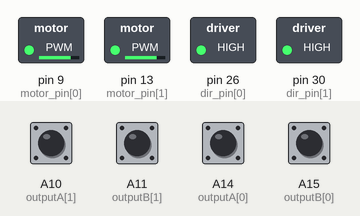
Bench run of a sketch on a simulated Arduino Mega 2560, built with avr-gcc and run on an emulated ATmega2560. Shown: switched loads named in the sketch (green lamp = pin HIGH). The test bench sets the inputs (shaded band); at power-on: A10 (outputA[1]), A11 (outputB[1]), A14 (outputA[0]), A15 (outputB[0]) HIGH. What the sketch prints to the serial monitor is not drawn.

Above: at 0.1 s.
Timing chart, 0 to 1.6 s (numbered marks = the images above):
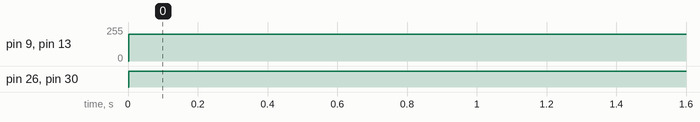

Measured:
- by itself, pin 9 (motor_pin[0]), pin 13 (motor_pin[1]): 0/255 → 200/255 at 0.00 s
- by itself, pin 26 (dir_pin[0]), pin 30 (dir_pin[1]): LOW → HIGH at 0.00 s

The sketch:

LeadScrew.ino
```cpp
#include "PinChangeInterrupt.h"

#define max_speed 200

int outputA[2] = {A14, A10};
int outputB[2] = {A15, A11};

volatile int lastEncoded[2] = {0, 0}, sum[2] = {0, 0}, encoded[2] = {0, 0}, MSB[2] = {0, 0}, LSB[2] = {0, 0};
float encoderValue[2] = {0, 0};
float PID[2] = {0, 0};
float error[2] = {0, 0};
float P[2] = {0, 0};
float I[2] = {0, 0};
float D[2] = {0, 0};
float last_error[2] = {0, 0};

int set_position[2] = {6600, 6600};

float Kp[2] = {1, 1}, Kd[2] = {0, 0}, Ki[2] = {0, 0};


uint8_t motor_pin[2] = {9, 13};
uint8_t dir_pin[2] = {26, 30};

long last_ms = 0, PID_dt = 5000;
boolean flag = 0;

void setup() {
  for (int i = 0; i < 2; i++) {
    pinMode (outputA[i], INPUT_PULLUP);
    pinMode (outputB[i], INPUT_PULLUP);
  }
  attachPCINT(digitalPinToPCINT(outputA[0]), encode_0_0, CHANGE);
  attachPCINT(digitalPinToPCINT(outputB[0]), encode_0_0, CHANGE);
  attachPCINT(digitalPinToPCINT(outputA[1]), encode_0_1, CHANGE);
  attachPCINT(digitalPinToPCINT(outputB[1]), encode_0_1, CHANGE);

  Serial.begin (115200);
  init_motors();
}

void loop() {
  set_position[0] = 6600;
  set_position[1] = 6600;
  last_ms = millis();
  Serial.println("DOWN");
  while (1)
  {
    print_position();
    cal_error();
    if (abs(error[0]) < 100)
    {
      break;
    }
    cal_PID();
    float w[2] = {PID[0] - PID[1], PID[0] + PID[1]};

    print_position();
    motors(w);
  }
  Serial.println("UP");
  set_position[0] = 0;
  set_position[1] = 0;
  last_ms = millis();
  while (1)
  {
    //print_position();
    cal_error();
    if (abs(error[0]) < 100)
    {
      break;
    }
    cal_PID();
    float w[2] = {PID[0] - PID[1], PID[0] + PID[1]};
    print_position();
    motors(w);
  }

}

void init_motors() { /*Intializes Motor Pins to OUTPUT*/
  for (int i = 0; i < 2; i++) { //Only for 1 Motor (i = 0)
    pinMode(motor_pin[i], OUTPUT);
    pinMode(dir_pin[i], OUTPUT);
  }
}

void print_position()
{
  for (int i  = 0 ; i < 2; i++)
  {
    Serial.print(error[i]);
    Serial.print(" ");
  }
  Serial.println(" ");
}

void set_motor(uint8_t index, int motor_speed) {
  //if (index % 2 == 0)
  //motor_speed = -1 * motor_speed;
  if (abs(motor_speed) < 5)
    motor_speed = 0;
  if (motor_speed >= 0) {
    //Clockwise direction
    digitalWrite(dir_pin[index], HIGH);
    analogWrite(motor_pin[index], motor_speed);
  }
  else if (motor_speed < 0) {
    //Anti Clockwise direction
    digitalWrite(dir_pin[index], LOW);
    analogWrite(motor_pin[index], -1 * motor_speed);
  }
}

void motors(float motor_speed[2]) {
  for (int i = 0; i < 2; i++) {
    set_motor(i, motor_speed[i]);
  }
}

void encode_0_0() {
  MSB[0] = digitalRead(outputA[0]); //MSB = most significant bit
  LSB[0] = digitalRead(outputB[0]); //LSB = least significant bit

  encoded[0] = (MSB[0] << 1) | LSB[0]; //converting the 2 pin value to single number
  sum[0]  = (lastEncoded[0] << 2) | encoded[0]; //adding it to the previous encoded value

  if (sum[0] == 0b1101 || sum[0] == 0b0100 || sum[0] == 0b0010 || sum[0] == 0b1011) encoderValue[0] ++;
  if (sum[0] == 0b1110 || sum[0] == 0b0111 || sum[0] == 0b0001 || sum[0] == 0b1000) encoderValue[0] --;

  lastEncoded[0] = encoded[0]; //store this value for next time
}

void encode_0_1() {
  MSB[1] = digitalRead(outputA[1]); //MSB = most significant bit
  LSB[1] = digitalRead(outputB[1]); //LSB = least significant bit

  encoded[1] = (MSB[1] << 1) | LSB[1]; //converting the 2 pin value to single number
  sum[1]  = (lastEncoded[1] << 2) | encoded[1]; //adding it to the previous encoded value

  if (sum[1] == 0b1101 || sum[1] == 0b0100 || sum[1] == 0b0010 || sum[1] == 0b1011) encoderValue[1] ++;
  if (sum[1] == 0b1110 || sum[1] == 0b0111 || sum[1] == 0b0001 || sum[1] == 0b1000) encoderValue[1] --;

  lastEncoded[1] = encoded[1]; //store this value for next time
}

int sign(int i) {
  if (i >= 0)
    return 1;
  else
    return -1;
}

void cal_error()
{
  error[0] = ((set_position[0] - encoderValue[0]) + (set_position[1] - encoderValue[1])) / 2;
  error[1] = (encoderValue[0] - encoderValue[1]);
}

void cal_PID() {
  for (int i = 0; i < 2; i++) {
    P[i] = error[i];
    I[i] += error[i];
    D[i] = error[i] - last_error[i];
    PID[i] = ((Kp[i] * P[i]) + (Ki[i] * I[i]) + (Kd[i] * D[i]));
    last_error[i] = error[i];

    if (abs(error[i]) < 10)
    {
      PID[i] = 0;
    }
    if (abs(PID[i]) > max_speed)
      PID[i] = sign(PID[i]) * max_speed;
  }
}
```
